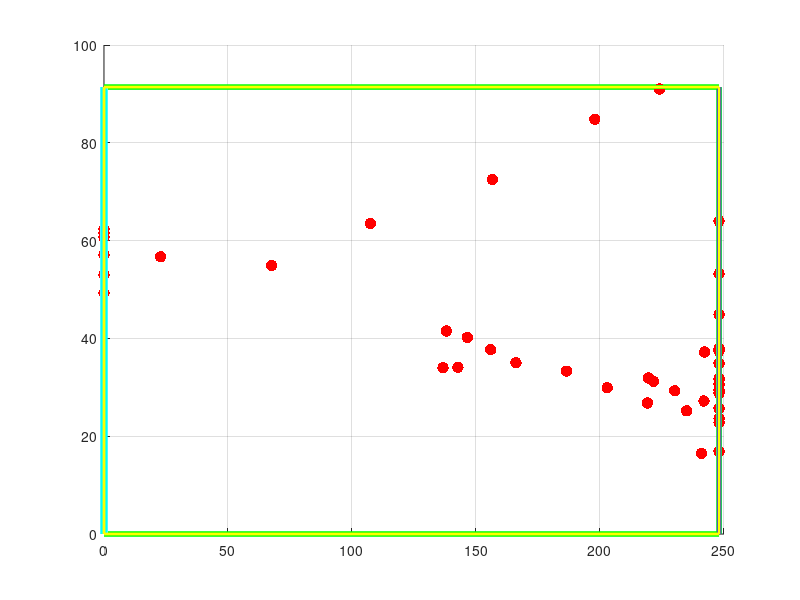

Reproduce this figure in MATLAB. (Note: this script raises an error after producing the figure.)
% % % %%%%% MATLAB/Octave Cast-off Reconstruction %%%%%
% % % Reconstructs stains from cast-off event to reproduce the motion of cast-off.
% % %
% % % Last Updated 08/16/2020
% % % 
% % % %D.A. and S.MC acknowledge financial support from the Center for Statistics and Applications in Forensic Evidence (CSAFE), the National Institute of Justice (NIJ), and Iowa State University, as well as pro bono technical and consulting services from Struo LLC, a scientific consulting company based in Ames IA.  D.A. thanks his Iowa State University colleague Xuan Hien Nguyen for pointing the geometry proposition to him.  E.L. would like to thank Independent Forensic Services (IFS) for their assistance and use of their facilities and resources in collecting the non-circular cast-off patterns.
% % % Cast-off Reconstruction has only been tested on Matlab 2019a and GNU Octave 5.2.0. It is recommended that Matlab 2019a, GNU Octave 5.2.0 or newer versions are used to run the included files. Users run the included files at their own risk. Especially, D.A. and S.MC assume no responsibility regarding the results, their interpretation and the consequences thereof.
% % % 
% % % Required Repository Files to run the code:
% % %  - Spatter Measurement Data, e.g. 'Ink_Trial_INPUT.csv', 'Swineblood_Trial_INPUT.csv'
% % %  - 'Castoff_Reconstruction_DRIVER.m'
% % %  - 'DRIVER.csv' produces 'DRIVER.mat' required for 'Castoff_Reconstruction_MAIN.m'
% % %  - 'Castoff_Reconstruction_MAIN.m'
% % %  - 'Castoff_Reconstruction_FUNC.m'
% % %  - 'lineSegmentIntersect.m'
% % %  - 'point_to_line.m'
% % %  - 'gauss_distribution.m'
% % %  - 'CircleFitByPratt.m'
% % %  - 'Castoff_Reconstruction_POST.m' 
% % %  - 'meshVolume.m' 
% % %  - 'inpolyhedron.m' 
% % %  - 'triangulateFaces.m' 
% % % 
% % % Licenses:
% % % All licenses for third party scripts are included and must be kept with provided scripts. If third party materials were not cited within the repository ˜Licenses folder, this was not intentional by the author.
% % % 
% % % Required Installation for GNU Octave Compatibility: (Suggested Installation Order)
% % %  - Updated GNU Octave (written and tested with 5.2.0) (https://www.gnu.org/software/octave/download.html)
% % % 	 - All packages can be updated to the latest version by running:
% % %   		>> pkg update
% % %  - Updated Java (https://www.java.com/en/download/win10.jsp)
% % %  - Psychtoolbox-3 Requirements (install prior to Psychtoolbox download) (http://psychtoolbox.org/download.html#download-problems)
% % % 	 - Psychtoolbox is a free set of Matlab and GNU Octave functions for vision and neuroscience research.
% % % 	 - Subversion 1.7.x command-line client (e.g. Sliksvn) MUST INSTALL COMPLETE SOFTWARE(https://sliksvn.com/download/)
% % % 		 - SlikSVN is a standalone command-line Subversion client for Windows.
% % % 	 - 64-Bit GStreamer-1.16.0 MSVC runtime or later versions MUST INSTALL COMPLETE SOFTWARE(https://gstreamer.freedesktop.org/data/pkg/windows/1.16.0/gstreamer-1.0-msvc-x86_64-1.16.0.msi)		 - GStreamer is a library for constructing graphs of media-handling components.
% % %  - Download Psychtoolbox Toolbox Version 3 (PTB-3) (http://psychtoolbox.org/)
% % % 	 - Unzip download in new folder ˜C:\toolbox
% % % 	 - Open Octave, copy and paste the following script to the command window to install Psychtoolbox:
% % % >> cd C:\toolbox
% % % >> DownloadPsychtoolbox(˜C:\toolbox)
% % %  - Follow command window prompts to finish installation.
% % %  - Prior to running ˜Castoff_Recosntruction_DRIVER.m or ˜Castoff_Reconstruction_MAIN.m the ˜io and ˜signal packages need to be loaded.
% % % 	 - Load packages on an as needed basis by copying and pasting the following script to the command window:
% % % 		>> pkg load io
% % % 		>> pkg load signal
% % % 	 - Required packages can be found at (https://octave.sourceforge.io/packages.php) for download.
% % % 	 - Automatically load packages at Octave startup with the following:
% % % 		 - Go to (C:\Octave\Octave-5.2.0\mingw64\share\octave\site\m\startup)
% % % 		 - Open ˜octaverc with a text editor.
% % % 		 - Copy and paste the following lines to the end of the document:
% % % 		>> pkg load io
% % % 		>> pkg load signal
% % %  - Save file.
% % % 			 - If ˜octaverc does not exist, copy, paste, and save the following to a text file and save to the directory (C:\Octave\Octave-5.2.0\mingw64\share\octave\site\m\startup):
% % % 				>> pkg load io
% % % 				>> pkg load signal
% % % 
% % % Instructions to Run:
% % % 1. Save all included files to the same directory.
% % % 2. Fill in all 'INPUT.csv' file cells with user data (Room Dimensions: Room Length, Room Width, and Room Height; Distance to Room Corner from Measurement Origin: X-dimension Distance, Y-dimension Distance, and Z-dimension Distance; Actual Cast-off Circle (if known): X-coordinate, Y-coordinate, and Z-coordinate; Uncertainty/Resolution: Stain Width Measurement Uncertaintty and Cast-off Reconstruction Resolution)
% % % 3. Verify desired clustering method in 'MAIN.m' ('dwn_samp_stains' and 'opti_space' is the default Clustering Method).
% % % 4. 'Run' (F5) the DRIVER ('Castoff_Reconstruction_DRIVER.m')  (FARO and Hemospat Drivers are provided for trialing code).
% % % 5. 'Run' (F5) the MAIN ('Castoff_Reconstruction_MAIN.m').
% % % 6. MAIN will output the 'Total Elapsed Cluster Analysis Time:', in seconds (s), with the total program run time excluding any variable time from user input. See ˜User Inputs: (DRIVER) ˜res for estimated runtimes.
% % % 7. MAIN will save the Resultant Variables as a .mat file denoted by ‘Castoff_Reconstruction.mat’ and Output the Cast-off Reconstruction Results with warnings as a txt-file denoted by 'Castoff_Reconstruction_OUTPUT.txt' displayed in Figures(4+) (figure number is dependent on clustering method). Figure(1) shows the Pratt fit automated reference point. Figure(3) outputs each clustered cast-off reconstructed arc.
% % % 
% % % Figure Displaying:
% % %  - Show and hide legends from resultant figures using:
% % % 		 - legend show
% % % 		 - legend hide
% % % 	 - Rotate, zoom in/out, and pan figure controls are located on the top of the figures to allow for other viewing angles. Also, for all figures besides Figure(1), view(az,el) can be used for precise three-dimensional viewing angles where az is the azimuth angle (in degrees) and el is the polar (or elevation) angle (in degrees).
% % % 
% % % User Inputs: (INPUT & DRIVER)
% % %  - 'x','y','z' stain coordinate locations (in centimeters) relative to user defined origin (INPUT)
% % %  - 'lngth','minor' major and minor axis lengths of stains in mm (INPUT)
% % %  - 'alpha','gamma' stain impact and directional angles (INPUT)
% % %  - 'room', room length (along x-dimension), width (along y-dimension), and height (along z-direction) (x,y,z) in centimeters (INPUT)
% % %  - 'xmin','xmax','ymin','ymax','zmin','zmax' minimum and maximum coordinate of possible region of cast-off origin) (DRIVER lines 185-191)
% % %  - 'res' Spatial resolution of reconstruction (Length of Discretized Uniform Regions of Space Dimensions) (1-15cm is the recommended range) (15cm took ~30 seconds, 10cm took ~1 minute, and 7.5cm took ~1 hour in a large room with several hundred stains and default specifications) (INPUT)
% % %  - 'n_b','n_u','n_f','n_d','t_b','t_u','t_f','t_d' surface normal (n) and tangential (t) unit vectors (four surfaces by default are assumed to be perpendicular) (surfaces include: back,upward,front,downward) *** Does not incorporate side surfaces *** (DRIVER lines 215-222)
% % %  - 'inclsurf_[1-4]' Choose '1' to INCLUDE Surface #[1-4] Stains; Choose '0' to EXCLUDE Surface #[1-4]
% % %  - 'InOutTrajectory' *****NOT RECOMMENDED TO USE***** Choose '1' to Select Stain Trajectories ONLY Directed into Room Dimensions; Choose '0' to Select Trajectories Directed BOTH In and Out of Room Dimensions
% % %  - 'alpha60more' Choose '1' to Remove impact angles Alpha Values Greater Than 60 degrees; Choose '0' to Keep All Alpha Values Greater Than 60 degrees (DRIVER line 246)
% % %  - 'alphaweight' *****ALWAYS USE == 1***** Choose '1' to Weight Center & Radius Results by Impact Angles (alpha); Choose '0' to NOT Weight Center & Radius Results by Impact Angles (alpha) (DRIVER line 260)
% % %  - 'gammaweight' *****ALWAYS USE == 1***** Choose '1' to Weight Center & Radius Results by Glancing Angles (gamma); Choose '0' to NOT Weight Center & Radius Results by Glancing Angles (gamma) (DRIVER line 259)
% % %  - 'zetaweight' *****ALWAYS USE == 1***** Choose '1' to Weight Center & Radius Results by Bisector Intersection Angles (zeta); Choose '0' to NOT Weight Center & Radius Results by Bisector Intersection Angles (zeta) (DRIVER line 262)
% % %  - 'bsctintweight' *****NOT RECOMMENDED TO USE***** Choose '1' to Weight Center & Radius Results by Distance between Stain Trajectory Intersection & Bisector Intersection, d; Choose '0' to NOT Weight Center & Radius Results by Bisector Intersection Angles (zeta) (DRIVER line 263)
% % %  - 'InRoom' *****NOT RECOMMENDED TO USE***** Choose '1' to Remove Bisector Trajectories Outside of Room Dimensions; Choose '0' to Keep All Bisector Trajectories (DRIVER line 264)
% % % 
% % % User Inputs: (MAIN)
% % %  - 'percentiles' Choose Resultant Product Distribution Percentiles for Plotting Likelihood Regions (this can be change when replotting the final figure (Figure 4) in the Post-processor (MAIN line 147)
% % % 
% % % Ad-hoc User Defined Variables:
% % %  - 'stdev' Approximate Standard Deviation of Stain Width Measurement in mm (0.1 is the default value) (INPUT)
% % %  - 'Spread_Fact_cu' Spreading Factor Uncertainty in Distance between a given Discretized Region in Space and Arc (10cm-30cm is recommended range, 2*res (cm) is the default) (MAIN line 138)
% % %  - 'Spread_Fact_theta' Spreading Factor Uncertainty in In-plane Angle (Theta) in radians (pi/180 radians (1 degree) is the default) (MAIN line 139)
% % %  - 'Spread_Fact_upsilon' Spreading Factor Uncertainty in Off-plane Angle (Upsilon) in radians (pi/18-pi/6 radians (10-30 degrees) is recommended pi/9 radians (20 degrees) is the default (MAIN line 140)
% % %  
% % % Recommended Clustering Methods:
% % %  - 'user_clstr' Set Equal to '1' to Run One Specific Cluster of Three Stains, Set Equal to '0' for another Cluster Option (MAIN line 153)
% % %  - 'stain_cluster' Enter user defined stains indices in an nx3 matrix for n clusters to cluster specific stain combinations (MAIN line 154)
% % %  - 'dwn_samp_stains' Set Equal to '1' to Cluster by Downsampling, Set Equal to '0' for another Cluster Option (MAIN line 156)
% % %  - 'dwnsamp' Select Stain Cluster Sample Rate by Integer Factor; Enter '1' if Clustering Adjacent Stains (MAIN line 157)
% % %  - 'sampsize' Select Stain Cluster Sample Size by Integer Factor Greater than Three (3) (MAIN line 158)
% % %  - 'overlap' Select Cluster Sampling Overlap by Integer Factor; Enter '0' if No Overlap is Desired; Set Equal to 'dwnsamp*(sampsize-1)' for maximum overlap (MAIN line 159)
% % %  - 'alpha_clstr' Set Equal to '1' to Cluster by Half Global Alpha Impact Angle, Set Equal to '0' for another Cluster Option (MAIN line 162)
% % %  - 'clstr_alpha' Select Difference in Half Global Alpha Impact Angle for Clustering in radians (MAIN line 163)
% % %  - 'alpha_std' Select Standard Deviation of Difference in Half Global Alpha Impact Angle for Clustering in radians (MAIN line 164)
% % %  - 'dist_clstr' Set Equal to '1' to Cluster by Distance between Stains, Set Equal to '0' for another Cluster Option (MAIN line 166)
% % %  - 'clstr_dist' Select Distance between Stains for Clustering in centimeters (MAIN line 167)
% % %  - 'dist_std' Select Standard Deviation of Distance between Stains for Clustering in centimeters (MAIN line 168)
% % %  - 'opti_space' Set Equal to '1' to Analyze Spatter with Equally Spaced Stains (by Distance between Stains), Set Equal to '0' to Not Apply Equal Spacing. Use with Downsampling (dwn_samp_stains = 1). (MAIN line 170)
% % %  - 'opti_angle' Set Equal to '1' to Analyze Spatter with Equally Spaced Stains (by Angle between Stains), Set Equal to '0' to Not Apply Equal Spacing. Use with Downsampling (dwn_samp_stains = 1). (MAIN line 171)

%Note to User:
%This is a Post Processor for 'Castoff_Reconstruction_MAIN.m'

clear,clc,close all

load('Ink_Trial_DRIVER.mat');

percentiles = [1e-1, 1e-4, 1e-7];

figure(4);
hold on;
grid on;
p1_front = plot3([aoi(1) aoi(1) aoi(1) aoi(1) aoi(1)], [aoi(4) aoi(3) aoi(3) aoi(4) aoi(4)], [aoi(5) aoi(5) aoi(6) aoi(6) aoi(5)],'Color','c','LineWidth',5); %Plot Front Surface Dimensions
p1_downward = plot3([aoi(1) aoi(2) aoi(2) aoi(1) aoi(1)], [aoi(3) aoi(3) aoi(4) aoi(4) aoi(3)], [aoi(5) aoi(5) aoi(5) aoi(5) aoi(5)],'Color','g','LineWidth',4); %Plot Downward Surface Dimensions
p1_back = plot3([aoi(2) aoi(2) aoi(2) aoi(2) aoi(2)], [aoi(4) aoi(3) aoi(3) aoi(4) aoi(4)], [aoi(5) aoi(5) aoi(6) aoi(6) aoi(5)],'Color','b','LineWidth',3); %Plot Back Surface Dimensions
p1_upward = plot3([aoi(1) aoi(2) aoi(2) aoi(1) aoi(1)], [aoi(3) aoi(3) aoi(4) aoi(4) aoi(3)], [aoi(6) aoi(6) aoi(6) aoi(6) aoi(6)],'Color','y','LineWidth',2); %Plot Downward Surface Dimensions
p2 = plot3(Xs,Ys,Zs, '.','MarkerSize',max_room_size*0.1,'Color','r','LineWidth',2); %Plot XYZ Stains
chi = linspace(0, 2*pi, 25); %Angle Vector
x_actual = actual_x + actual_r.*cos(chi); %Resultant X-Coordinate of Cast-off Circle
y_actual = actual_y*ones(size(x_actual)); %Resultant Y-Coordinate of Cast-off Circle
z_actual = actual_z + actual_r.*sin(chi); %Resultant Z-Coordinate of Cast-off Circle
for ref1 = 1:numstains;
    p8(ref1) = plot3([(Xs(ref1)-10000*v(ref1,1)) (Xs(ref1)+10000*v(ref1,1))],[(Ys(ref1)-10000*v(ref1,2)) (Ys(ref1)+10000*v(ref1,2))],[(Zs(ref1)-10000*v(ref1,3)) (Zs(ref1)+10000*v(ref1,3))],'Color','r','LineWidth',1);
end;
p3 = plot3(x_actual,y_actual,z_actual,'Color','m','LineWidth',3); %Plot Actual Cast-off Circle
p4 = plot3(actual_x,actual_y,actual_z,'p','MarkerSize',10,'Color','m','LineWidth',3); %Plot Actual Cast-off Center Location
colorcu = {[1,0,0];[0,1,0];[0,0,1];[0,1,1]};
transcu = [1.0 0.5 0.2 0.2 0.1 0.075 0.05 0.05 0.05 0.05 0.05 0.05 0.05 0.05 0.05 0.05 0.05 0.05 0.05 0.05 0.05 0.05 0.05 0.05 0.05];
p5 = patch(isosurface(Xcu,Ycu,Zcu,isoscale,percentiles(1)),'FaceColor',cell2mat(colorcu(1)),'EdgeAlpha',transcu(1),'FaceAlpha',transcu(1));
p6 = patch(isosurface(Xcu,Ycu,Zcu,isoscale,percentiles(2)),'FaceColor',cell2mat(colorcu(2)),'EdgeAlpha',transcu(3),'FaceAlpha',transcu(2));
p7 = patch(isosurface(Xcu,Ycu,Zcu,isoscale,percentiles(3)),'FaceColor',cell2mat(colorcu(3)),'EdgeAlpha',transcu(4),'FaceAlpha',transcu(3));
p = [p1_front p1_downward p1_back p1_upward p2 p8(1) p3 p4 p5 p6 p7];
legend(p, 'Front Surface', 'Downward Surface', 'Back Surface', 'Upward Surface', 'Spatter Stains', 'Stain Straight-line Trajectories', 'Actual Castoff Circle Location', 'Actual Castoff Center Location', 'high Percentile Castoff Reconstruction', 'mid Percentile Castoff Reconstruction', 'low Percentile Castoff Reconstruction');
title({'Castoff Reconstruction'});
xlabel(['X-Axis (cm)']);
ylabel(['Y-Axis (cm)']);
zlabel(['Z-Axis (cm)']);
view(-30,30);
axis square;
xlim([min_room_size-100,max_room_size+100]);
ylim([min_room_size-100,max_room_size+100]);
zlim([min_room_size-100,max_room_size+100]);
set(gcf, 'Position', get(0, 'Screensize')); %Make Figure Full-screen
hold off;
